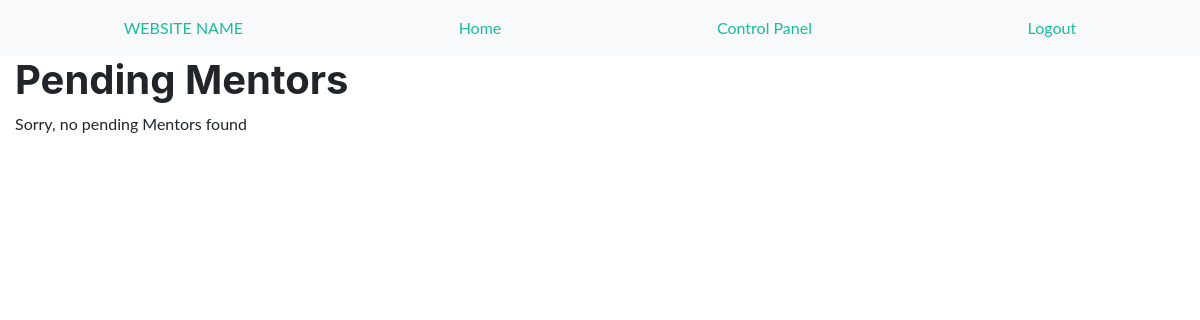
The page /admin/pending_mentors/ (signed in) on the database as committed earlier.
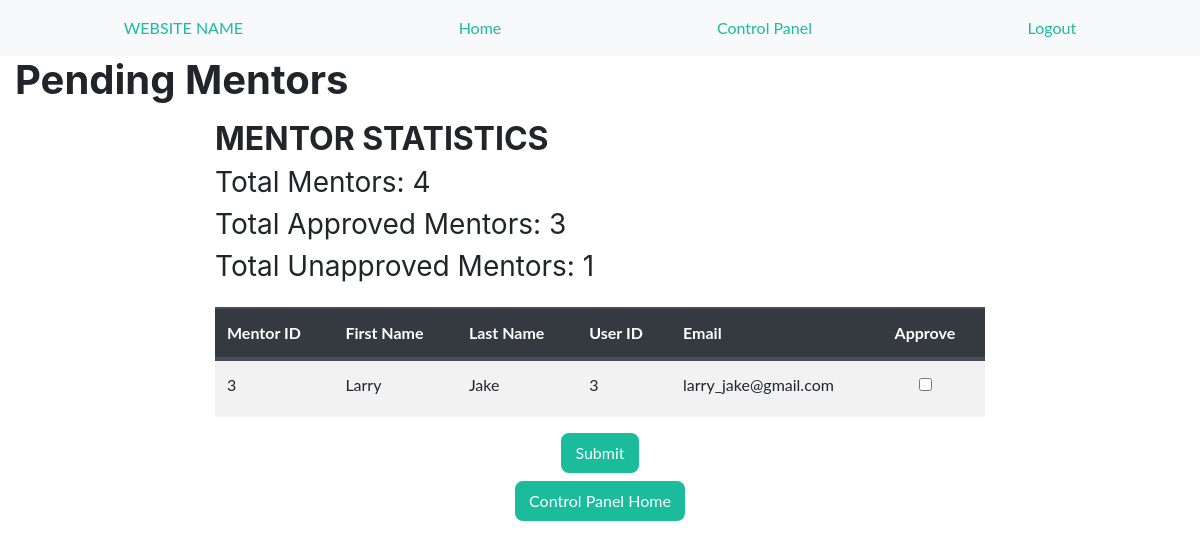
The same page on the database as committed later.
### app/models.py (models this page shows, shortened)
class User(UserMixin, db.Model):
    __tablename__ = 'user'
    email = db.Column(db.Text, nullable=False, unique=True)
    user_type = db.Column(db.String, nullable=False)
    user_id = db.Column(db.Integer,autoincrement=True, primary_key=True)
    school_id = db.Column(db.Integer, nullable=False)
    password = db.Column(db.String)
    bio = db.Column(db.String(300))
    is_active = db.Column(db.Boolean)
    profile_pic = db.Column(db.BLOB)
    creation_date = db.Column(db.String)

class Mentor(db.Model):
    __tablename__ = 'mentor'
    mentor_id = db.Column(db.Integer, autoincrement=True, primary_key=True)
    school_id = db.Column(db.Integer, nullable=False)
    first_name = db.Column(db.String, nullable=False)
    last_name = db.Column(db.String, nullable=False)
    user_id = db.Column(db.Integer, db.ForeignKey('user.user_id'), nullable=False)
    user = db.relationship("User", backref='mentor')
    paired = db.Column(db.Boolean)
    is_approved = db.Column(db.Boolean)

### app/main/routes.py (the view)
@bp_main.route('/admin/pending_mentors/', methods=['POST', 'GET'])
@login_required
@requires_admin('admin')
def controlpanel_mentor():
    form = ApproveForm(request.form)
    user_type = 'Mentor'
    stats_dict = get_stats()
    queries = db.session.query(User, Mentor).filter(Mentor.is_approved == False).\
        join(Mentor, User.user_id == Mentor.user_id).all()
    if request.method == 'POST' and form.validate_on_submit():
        approved_list = request.form.getlist('approve')
        for id in approved_list:
            approve('mentor', id, 'approve')
        return redirect(url_for('main.controlpanel_home'))
    return render_template('admin/admin_pending_users.html', queries=queries, form=form, user_type=user_type,
                           stats_dict=stats_dict, title="Pending Mentors")

### app/main/forms.py
class ApproveForm(FlaskForm):
    approve = BooleanField("", default="unchecked")

class SearchByForm(FlaskForm):
    choices = [('School', 'School'),
               ('City', 'City')]
    select = SelectField('In:', choices=choices)
    choices2 = [('Mentees and Mentors', 'All'),
                ('Mentee', 'Mentee'),
                ('Mentor', 'Mentor')]
    select2 = SelectField('User Type:', choices=choices2)
    search = StringField('Search:', validators=[DataRequired()])

### app/auth/routes.py (called while the page is built)
@login_manager.user_loader
def user_loader(user_id):
    if user_id is not None:
        return User.query.get(user_id)
    return None

### app/templates/admin/admin_pending_users.html (shortened to what this page needs)
{% extends 'base.html' %}
{% from "_formhelpers.html" import render_field %}
{% block header%}{{ title }}{% endblock %}
{% block content %}
     {% if queries|length %}
        <div class="row mt-3">
            <div class="col-md-2"></div>
            <div class="col-md-8">
                <div class="justify-content-center">
                {% if user_type == 'Mentee' %}
                    <h2>MENTEE STATISTICS</h2>
                    <h3 class="font-weight-normal">Total Mentees: {{ stats_dict['mentees_total'] }}</h3>
                    <h3 class="font-weight-normal">Total Approved Mentees: {{ stats_dict['approved_mentees_total'] }}</h3>
                    <h3 class="font-weight-normal">Total Unapproved Mentees: {{ stats_dict['unapproved_mentees_total'] }}</h3>
                {% elif user_type == 'Mentor' %}
                    <h2>MENTOR STATISTICS</h2>
                    <h3 class="font-weight-normal">Total Mentors: {{ stats_dict['mentors_total'] }}</h3>
                    <h3 class="font-weight-normal">Total Approved Mentors: {{ stats_dict['approved_mentors_total'] }}</h3>
                    <h3 class="font-weight-normal">Total Unapproved Mentors: {{ stats_dict['unapproved_mentors_total'] }}</h3>
                {% endif %}
                <form action="" method="post" novalidate>
                    <table class="mt-4 table table-striped table-hover">
                        <thead class="thead-dark">
                        <tr>
                            <th scope="col">{{user_type}} ID</th>
                            <th scope="col">First Name</th>
                            <th scope="col">Last Name</th>
                            <th scope="col">User ID</th>
                            <th scope="col">Email</th>
                            <th scope="col">Approve</th>
                        </tr>
                        </thead>
                        <tbody>
                        {% for query in queries %}
                            <tr>
                                {% if user_type == 'Mentee' %}
                                    <td>{{ query[1].mentee_id }}</td>
                                    <td>{{ query[0].school_id }}</td>
                                {% elif user_type == 'Mentor' %}
                                    <td>{{ query[1].mentor_id }}</td>
                                {% endif %}
                                <td>{{ query[1].first_name }}</td>
                                <td>{{ query[1].last_name }}</td>
                                <td>{{ query[0].user_id }}</td>
                                <td>{{ query[0].email }}</td>
                                {% if user_type == 'Mentee' %}
                                    <td>
                                        {{ render_field(form.approve, value=query[1].mentee_id)}}
                                {% elif user_type == 'Mentor' %}
                                    <td>
                                        {{ render_field(form.approve, value=query[1].mentor_id)}}
                                    </td>
                                {% endif %}
                            </tr>
                        {% endfor %}
                        </tbody>
                    </table>
                    <div class="row justify-content-center">
                        <input type="submit" value="Submit" class="btn btn-primary">
                    </div>
                    <div class="row mt-2 justify-content-center">
                        <a href="{{ url_for('main.controlpanel_home') }}" >
                            <input type="button" value="Control Panel Home" class="btn btn-primary">
                        </a>
                    </div>
                </form>
            </div>
        </div>
    {% else %}
        <p>Sorry, no pending {{user_type}}s found</p>
    {% endif %}
{% endblock %}

### app/templates/_formhelpers.html (shortened to what this page needs)
{% macro render_field(field) %}
    <dd>{{ field(**kwargs)|safe }}
    </dd>
{% endmacro %}

Rows that differ between the two databases and show on the page:
now on this page (row edited): User: user_type "Mentor", mentor_id "3", first_name "Larry", last_name "Jake", user_id "3", email "larry_jake@gmail.com"
Other text that changed with them:
{{ stats_dict['mentors_total'] }}: (not shown) → "4"
{{ stats_dict['approved_mentors_total'] }}: (not shown) → "3"
{{ stats_dict['unapproved_mentors_total'] }}: (not shown) → "1"
form field value: (not shown) → "Submit"
form field value: (not shown) → "Control Panel Home"
{{ user_type }}: "Mentor" → (not shown)
text no longer shown: "Sorry, no pending s found"
text now shown: "MENTOR STATISTICS Total Mentors: Total Approved Mentors: Total Unapproved Mentors: ID First Name Last Name User ID Email Approve"
